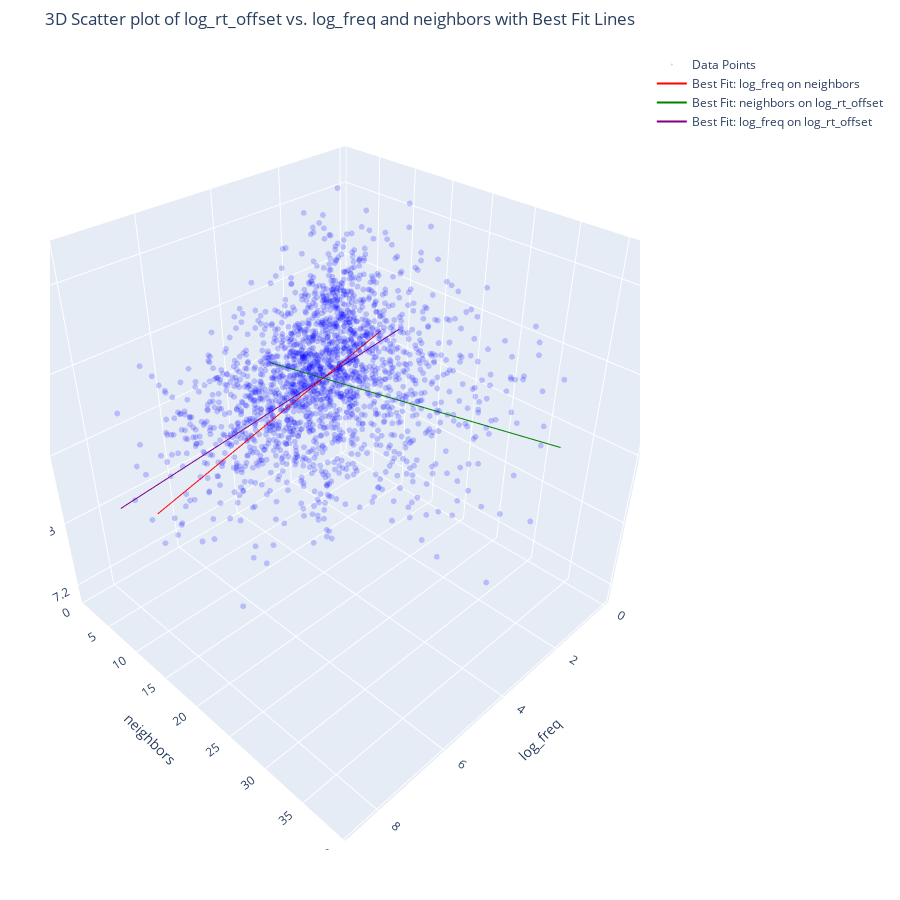

Source (notebook cell):
### Markdown cell above
### Make it interactive

Just like we did with the pseudo data, let's make it interactive. But let's create another function that we can re-use.

### Code cell
# Now make it interactive

import plotly.graph_objects as go
import numpy as np

def plot_interactive_3d(df, columns, pointsize=2, alphaval=0.2):
    """Create an interactive 3D scatter plot using Plotly"""
    
    if len(columns) != 3:
        return "Please specify exactly 3 columns."
    
    for col in columns:
        if df[col].dtype not in ['int64', 'float64']:
            return f"Column {col} is not numeric."
    
    def compute_line_endpoints(x, y):
        slope, intercept = np.polyfit(x, y, 1)
        x_vals = np.array([x.min(), x.max()])
        y_vals = slope * x_vals + intercept
        return x_vals, y_vals

    x1, x2, x3 = columns
    x_12, y_12 = compute_line_endpoints(df[x1].values, df[x2].values)
    x_13, y_13 = compute_line_endpoints(df[x1].values, df[x3].values)
    x_23, y_23 = compute_line_endpoints(df[x2].values, df[x3].values)

    scatter = go.Scatter3d(
        x=df[x1],
        y=df[x2],
        z=df[x3],
        mode='markers',
        marker=dict(size=pointsize, opacity=alphaval, color='blue'),
        name="Data Points"
    )
    
    line1 = go.Scatter3d(
        x=x_12,
        y=y_12,
        z=df[x3].mean() * np.ones_like(x_12),
        mode='lines',
        line=dict(color='red'),
        name=f"Best Fit: {x1} on {x2}"
    )
    
    line2 = go.Scatter3d(
        x=df[x1].mean() * np.ones_like(x_23),
        y=x_23,
        z=y_23,
        mode='lines',
        line=dict(color='green'),
        name=f"Best Fit: {x2} on {x3}"
    )
    
    line3 = go.Scatter3d(
        x=x_13,
        y=df[x2].mean() * np.ones_like(x_13),
        z=y_13,
        mode='lines',
        line=dict(color='purple'),
        name=f"Best Fit: {x1} on {x3}"
    )

    layout = go.Layout(
        width=900,
        height=900,
        margin=dict(l=50, r=50, b=50, t=50),
        scene=dict(
            xaxis_title=x1,
            yaxis_title=x2,
            zaxis_title=x3
        ),
        title=f"3D Scatter plot of {x3} vs. {x1} and {x2} with Best Fit Lines"
    )

    fig = go.Figure(data=[scatter, line1, line2, line3], layout=layout)
    fig.show()

# Example usage
plot_interactive_3d(df, ['log_freq', 'neighbors', 'log_rt_offset'])

### Figure 1 — Plotly figure (JSON) as saved in the notebook; plotly's stock layout.template omitted (floating-point values rounded to 4 significant figures; data arrays with more than 128 entries replaced by an {"elided": "..."} marker saying what was removed)
{"data": [{"marker": {"color": "blue", "opacity": 0.2, "size": 2}, "mode": "markers", "name": "Data Points", "type": "scatter3d", "x": {"elided": "1976 float values"}, "y": {"elided": "1976 int values"}, "z": {"elided": "1976 float values"}}, {"line": {"color": "red"}, "mode": "lines", "name": "Best Fit: log_freq on neighbors", "type": "scatter3d", "x": [0.09531, 8.652], "y": [6.763, 15.94], "z": [7.416, 7.416]}, {"line": {"color": "green"}, "mode": "lines", "name": "Best Fit: neighbors on log_rt_offset", "type": "scatter3d", "x": [2.781, 2.781], "y": [1, 39], "z": [7.397, 7.482]}, {"line": {"color": "purple"}, "mode": "lines", "name": "Best Fit: log_freq on log_rt_offset", "type": "scatter3d", "x": [0.09531, 8.652], "y": [9.644, 9.644], "z": [7.432, 7.381]}], "layout": {"height": 900, "margin": {"b": 50, "l": 50, "r": 50, "t": 50}, "scene": {"aspectmode": "auto", "aspectratio": {"x": 1, "y": 1, "z": 1}, "camera": {"center": {"x": 0, "y": 0, "z": 0}, "eye": {"x": 1.331, "y": 1.331, "z": 1.331}, "projection": {"type": "perspective"}, "up": {"x": 0, "y": 0, "z": 1}}, "xaxis": {"title": {"text": "log_freq"}, "type": "linear"}, "yaxis": {"title": {"text": "neighbors"}, "type": "linear"}, "zaxis": {"title": {"text": "log_rt_offset"}, "type": "linear"}}, "title": {"text": "3D Scatter plot of log_rt_offset vs. log_freq and neighbors with Best Fit Lines"}, "width": 900}}
